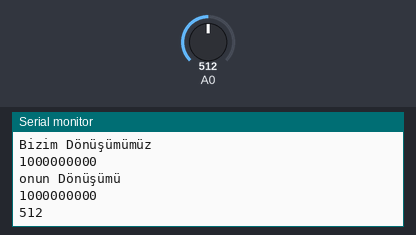
The sketch below on a simulated Arduino Uno, built with avr-gcc and run on an emulated ATmega328P. On the bench: the last lines printed to the serial monitor. Inputs (shaded band) come from the test bench; at power-on: A0 = 512.

Above: at 10.8 s.
10.9 s: A0 set to 716
At 20.7 s:
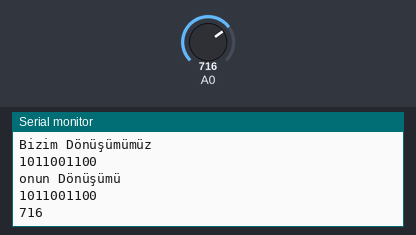
20.9 s: A0 set to 900
At 30.7 s:
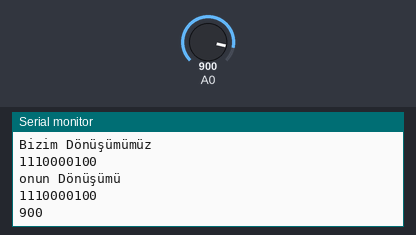
Timing chart, 0 to 32.2 s (numbered marks = the images above; inputs shaded):
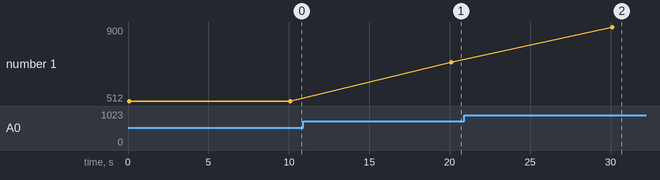

The sketch:

9.Ders_Decimal_to_Bin.ino
```cpp
int bin[10];
void setup() {
  // put your setup code here, to run once:
  pinMode(0, INPUT);
  Serial.begin(9600);
}

void loop() {
  // put your main code here, to run repeatedly:
  int deger = analogRead(0);

  int bolum = deger;
  for(int i=0; i<10; i++)
  {
    bin[9-i] = bolum%2;
    bolum = bolum/2;

  }

  Serial.println("Bizim Dönüşümümüz");
  for(int i =0; i<10; i++)
  {
    Serial.print(bin[i]);
  }
  Serial.println("");

  Serial.println("onun Dönüşümü");
  Serial.println(deger,BIN);
  Serial.println(deger);

  delay(10000);


}
```

Measured:
- after the input at 10.9 s, the serial monitor: prints a new line after 9.1 s (image 1)
- after the input at 20.9 s, the serial monitor: prints a new line after 9.2 s (image 2)
- plotted number 1: 512 → 716 after the input at 10.9 s, 716 → 900 after the input at 20.9 s
